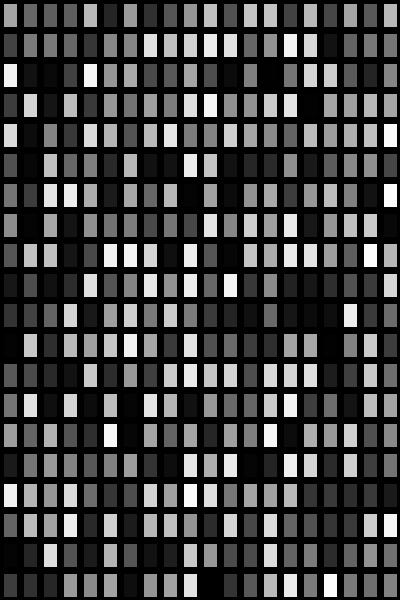
Frame 1 (no input)
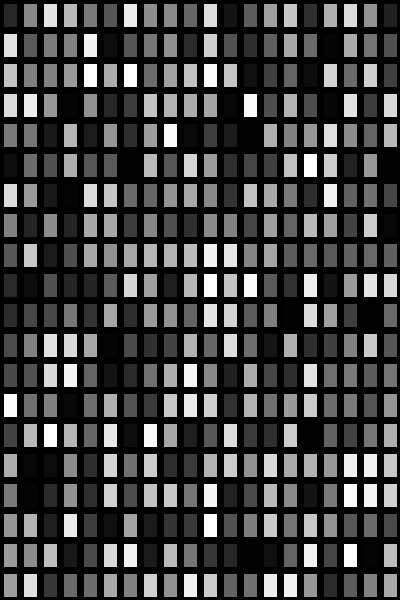
Frame 60 (the mouse pressed at the canvas centre just before this capture)
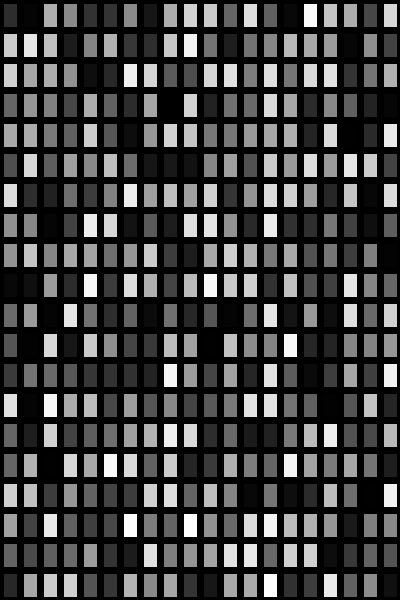
Frame 120 (the mouse held since frame 60 and released just before this capture)

The Processing sketch that drew these frames (run headless with seeded random() and noise(); from frame 60 on, the mouse is pressed at the canvas centre):

// Processing sketch: processing_67429
// ── processing_67429.pde

//在窗口中填满一些矩形

int N=20;//x方向的矩形数量
int M=20;//y方向的矩形数量
float xianCu=7;//矩形框的线粗


float [] x = new float [N];
float [] y = new float [M];
int i;
int j;

 
void setup(){
  size(400,600);
   int chang = width/N;
   int gao = height/M;
   for (i=0;i<N;i++){
      x[i]=chang*i;
     // println(x[i]);
   for (j=0;j<M;j=j+1){
      y[j]=gao*j;
  }
}
}
void draw(){
   for(int i=0;i<N;i++){
     for(int j=0;j<M;j++){
          ziliu(x[i],y[j],width/N,height/M,xianCu,random(255));
         // println(x[i]+"   "+y[j]);
   }

   }
}
 
void ziliu(float x,float y,float chang,float kuan,float xianCu,float c){
  //translate(x,y);//当初用了translate，差点没害死我，这玩意儿移动的时候用好
  fill(c);
  strokeWeight(xianCu);
  rect(x,y,chang,kuan);
}
